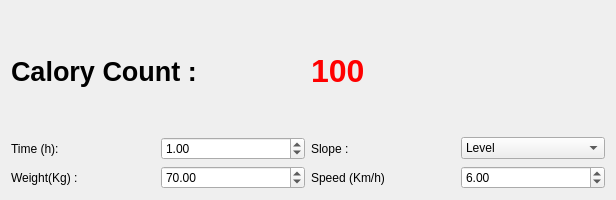
<?xml version="1.0" encoding="UTF-8"?>
<ui version="4.0">
 <class>Widget</class>
 <widget class="QWidget" name="Widget">
  <property name="geometry">
   <rect>
    <x>0</x>
    <y>0</y>
    <width>616</width>
    <height>200</height>
   </rect>
  </property>
  <property name="windowTitle">
   <string>Colory Counter</string>
  </property>
  <layout class="QVBoxLayout" name="verticalLayout">
   <item>
    <layout class="QHBoxLayout" name="horizontalLayout_7">
     <item>
      <widget class="QLabel" name="label">
       <property name="font">
        <font>
         <pointsize>20</pointsize>
         <bold>true</bold>
        </font>
       </property>
       <property name="text">
        <string>Calory Count : </string>
       </property>
      </widget>
     </item>
     <item>
      <widget class="QLabel" name="caloryCountLabel">
       <property name="font">
        <font>
         <pointsize>24</pointsize>
         <bold>true</bold>
        </font>
       </property>
       <property name="styleSheet">
        <string notr="true">color: rgb(255, 0, 0);</string>
       </property>
       <property name="text">
        <string>100</string>
       </property>
      </widget>
     </item>
    </layout>
   </item>
   <item>
    <layout class="QHBoxLayout" name="horizontalLayout_5">
     <item>
      <layout class="QHBoxLayout" name="horizontalLayout">
       <item>
        <widget class="QLabel" name="label_3">
         <property name="text">
          <string>Time (h): </string>
         </property>
        </widget>
       </item>
       <item>
        <widget class="QDoubleSpinBox" name="timeSpinBox">
         <property name="value">
          <double>1.000000000000000</double>
         </property>
        </widget>
       </item>
      </layout>
     </item>
     <item>
      <layout class="QHBoxLayout" name="horizontalLayout_3">
       <item>
        <widget class="QLabel" name="slopeComboBox">
         <property name="text">
          <string>Slope : </string>
         </property>
        </widget>
       </item>
       <item>
        <widget class="QComboBox" name="comboBox">
         <item>
          <property name="text">
           <string>Level</string>
          </property>
         </item>
        </widget>
       </item>
      </layout>
     </item>
    </layout>
   </item>
   <item>
    <layout class="QHBoxLayout" name="horizontalLayout_6">
     <item>
      <layout class="QHBoxLayout" name="horizontalLayout_2">
       <item>
        <widget class="QLabel" name="label_4">
         <property name="text">
          <string>Weight(Kg) : </string>
         </property>
        </widget>
       </item>
       <item>
        <widget class="QDoubleSpinBox" name="weightSpinBox">
         <property name="value">
          <double>70.000000000000000</double>
         </property>
        </widget>
       </item>
      </layout>
     </item>
     <item>
      <layout class="QHBoxLayout" name="horizontalLayout_4">
       <item>
        <widget class="QLabel" name="label_6">
         <property name="text">
          <string>Speed (Km/h)</string>
         </property>
        </widget>
       </item>
       <item>
        <widget class="QDoubleSpinBox" name="speedSpinBox">
         <property name="value">
          <double>6.000000000000000</double>
         </property>
        </widget>
       </item>
      </layout>
     </item>
    </layout>
   </item>
  </layout>
 </widget>
 <resources/>
 <connections/>
</ui>
